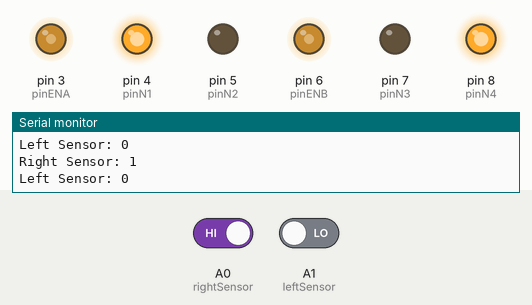
The sketch below on a simulated Arduino Uno, built with avr-gcc and run on an emulated ATmega328P. Parts: output pins drawn as LEDs (lit = HIGH), the last lines printed to the serial monitor. Inputs (shaded band) come from the test bench; at power-on: A0 (rightSensor) HIGH, A1 (leftSensor) LOW.

Above: at 1.2 s.
1.3 s: A0 (rightSensor) driven LOW
At 2.0 s:
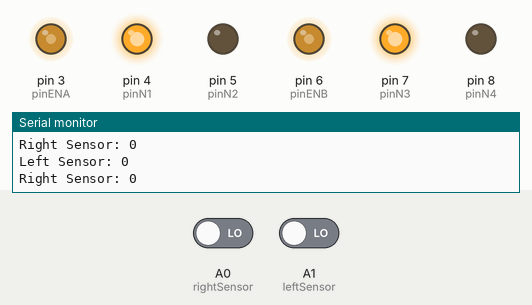
2.8 s: A1 (leftSensor) driven HIGH
At 3.5 s:
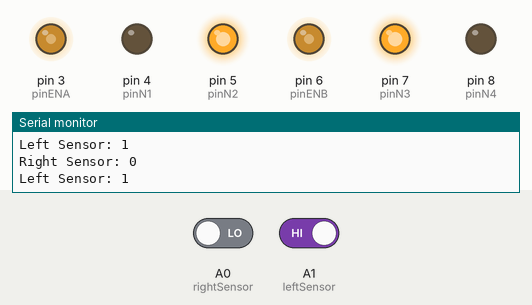
4.3 s: A0 (rightSensor) driven HIGH
At 5.1 s:
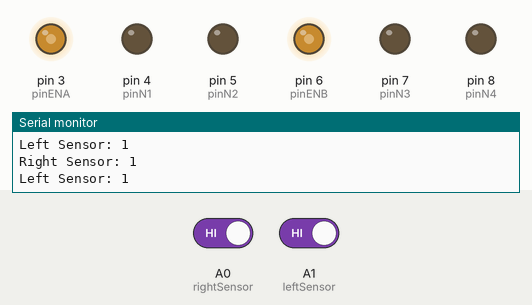
5.8 s: A1 (leftSensor) driven LOW
At 6.5 s:
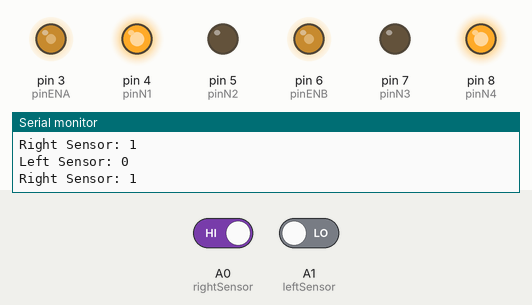
Timing chart, 0 to 8.3 s (numbered marks = the images above; inputs shaded):
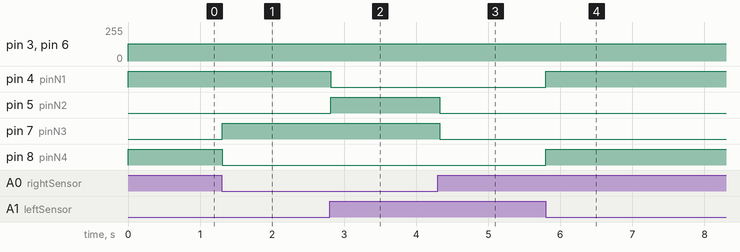

Measured:
- after the input at 1.3 s, pin 7 (pinN3): LOW → HIGH at once; pin 8 (pinN4): HIGH → LOW at once
- after the input at 2.8 s, pin 4 (pinN1): HIGH → LOW at once; pin 5 (pinN2): LOW → HIGH at once
- after the input at 4.3 s, pin 5 (pinN2), pin 7 (pinN3): HIGH → LOW at once
- after the input at 5.8 s, pin 4 (pinN1), pin 8 (pinN4): LOW → HIGH at once

The sketch:

line-follower-sensor-test-p1.ino
```cpp
//Sensors
#define rightSensor A0
#define leftSensor A1
bool statusRightSensor, statusLeftSensor;

//Engines
#define pinENA 3
#define pinN1 4
#define pinN2 5
#define pinENB 6
#define pinN3 7
#define pinN4 8

#define velRight 130
#define velLeft 130

void setup() {
  Serial.begin(9600);
  pinMode(pinENB, OUTPUT);
  pinMode(pinN1, OUTPUT);
  pinMode(pinN2, OUTPUT);
  pinMode(pinN3, OUTPUT);
  pinMode(pinN4, OUTPUT);
  pinMode(pinENA, OUTPUT);
}

void loop() {
  readSensor();
  lineFollower();
  printValue();
}

void readSensor() {
  //line black - read sensor 1
  //floor white - read sensor 0
  statusRightSensor = digitalRead(rightSensor);
  statusLeftSensor = digitalRead(leftSensor);
}

void lineFollower() {
  //directionCar(ENA, N1, N2, N3, N4, ENB);
  //sensorRight = 0 and sensorLeft = 0 : forward
  if (!statusRightSensor and !statusLeftSensor) {
    directionCar(velRight, 1, 0, 1, 0, velLeft);
  }

  //sensorRight = 1 and sensorLeft = 1 : stop
  else if (statusRightSensor and statusLeftSensor) {
    directionCar(velRight, 0, 0, 0, 0, velLeft);
  }

  //sensorRight = 0 and sensorLeft = 1 : left
  else if (!statusRightSensor and statusLeftSensor) {
    directionCar(velRight, 0, 1, 1, 0, velLeft);
  }

  //sensorRight = 1 and sensorLeft = 0 : right
  else if (statusRightSensor and !statusLeftSensor) {
    directionCar(velRight, 1, 0, 0, 1, velLeft);
  }
}

void printValue() {
  Serial.println("Right Sensor: " + String(statusRightSensor));
  Serial.println("Left Sensor: " + String(statusLeftSensor));
}

void directionCar(byte ENA, bool N1, bool N2, bool N3, bool N4, byte ENB) {
  //Left Engine
  analogWrite(pinENA, ENA);
  digitalWrite(pinN1, N1);
  digitalWrite(pinN2, N2);
  //Right Engine
  digitalWrite(pinN3, N3);
  digitalWrite(pinN4, N4);
  analogWrite(pinENB, ENB);
}
```
